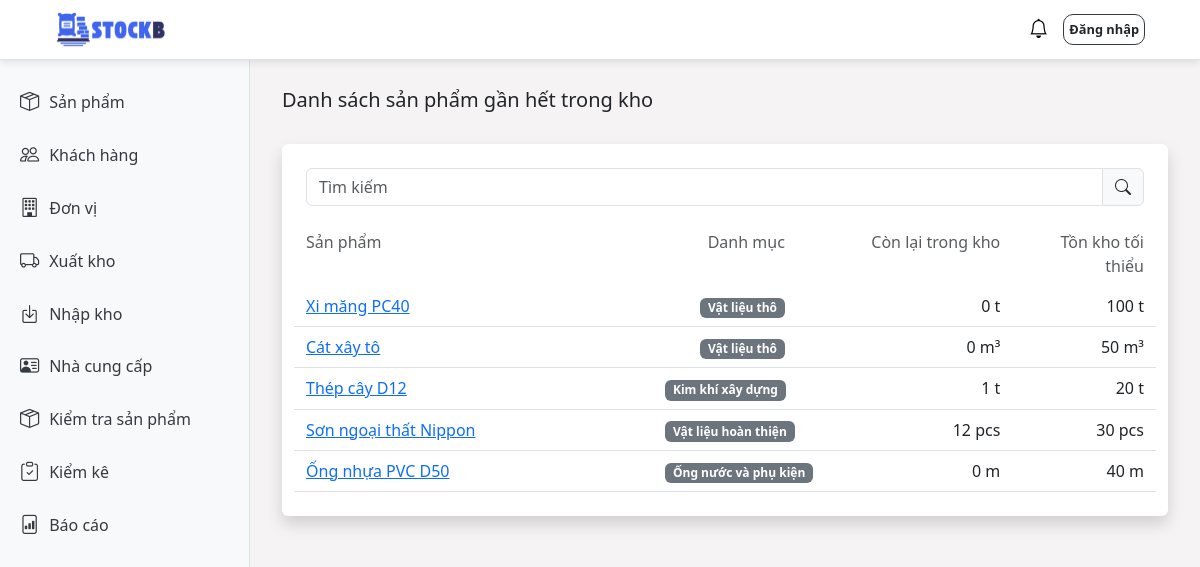
Before: /check/low-stock with the older database file.
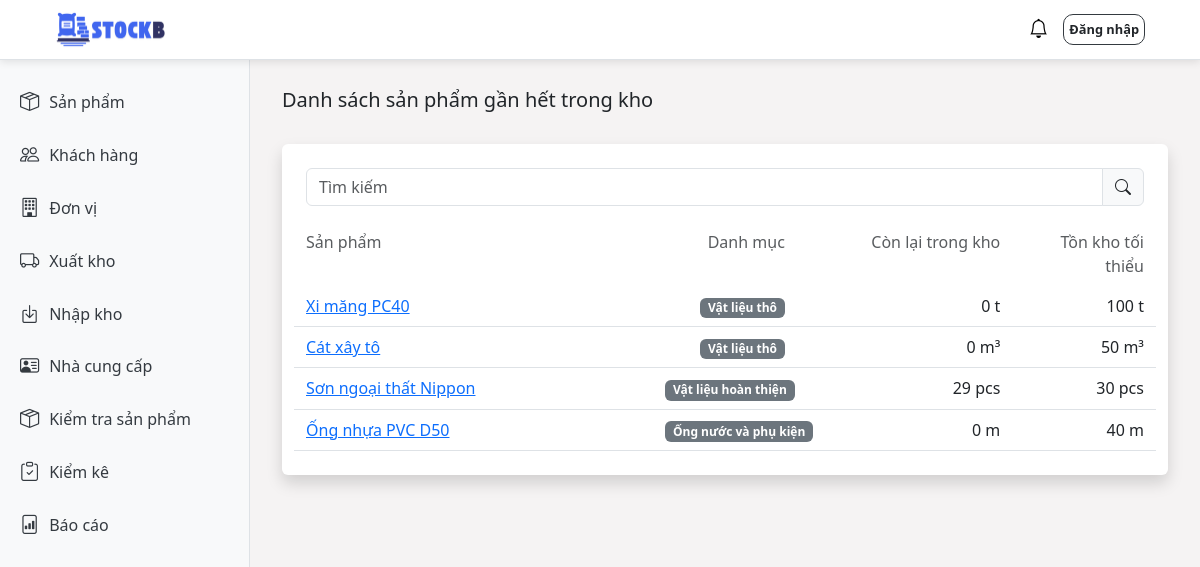
After: the same page with the newer database file.
### stockb/models.py (models this page shows, shortened)
class Product(models.Model):
    product_name = models.CharField(max_length=100)
    description = models.TextField(blank=True)
    purchase_price = models.DecimalField(max_digits=10, decimal_places=0)
    selling_price = models.DecimalField(max_digits=10, decimal_places=0)
    minimum_stock = models.IntegerField(default=0)
    inspection_time = models.IntegerField(default=0)
    category = models.ForeignKey(ProductCategory, on_delete=models.CASCADE)
    unit = models.ForeignKey(Unit, on_delete=models.CASCADE)
    supplier = models.ForeignKey(Supplier, on_delete=models.CASCADE)
    created_at = models.DateTimeField(auto_now_add=True)
    updated_at = models.DateTimeField(auto_now=True)

class ProductCategory(models.Model):
    category_name = models.CharField(max_length=100)
    description = models.TextField(
        blank=True,
        null=True
    )
    created_at = models.DateTimeField(auto_now_add=True)
    updated_at = models.DateTimeField(auto_now=True)

class Unit(models.Model):
    unit_name = models.CharField(max_length=50)
    unit_symbol = models.CharField(max_length=10)
    created_at = models.DateTimeField(auto_now_add=True)
    updated_at = models.DateTimeField(auto_now=True)

### stockb/views/check_views.py (the view)
# urls.py: path('check/low-stock', check_views.low_stock_list_view, name='low_stock_list'),
def low_stock_list_view(request):
    low_stock_products = []
    products = Product.objects.all().prefetch_related('product_details').select_related('category', 'unit')
    for product in products:
        total_quantity = product.product_details.aggregate(total=Sum('remaining_quantity'))['total'] or 0
        if total_quantity <= product.minimum_stock:
            low_stock_products.append({
                'product': product,
                'total_quantity': total_quantity,
                'minimum_stock': product.minimum_stock,
            })
    context = {
        "title": "Hàng gần hết trong kho",
        "low_stock_products": low_stock_products,
    }
    return render(request, 'check/low_stock_list.html', context)

### stockb/context_processors.py (called while the page is built)
def notifications(request):
    return {
        'notifications': Notification.objects.all()[:50]
    }

### stockb/templates/check/low_stock_list.html (shortened to what this page needs)
{% extends 'base.html' %}
{% block content %}
    <div class="d-flex justify-content-between align-items-center mb-4">
        <h5>Danh sách sản phẩm gần hết trong kho</h5>
    </div>
    <div class="container bg-white p-4 rounded shadow">
        <form method="get" class="input-group mb-4">
            <input type="text" name="q" class="form-control" placeholder="Tìm kiếm" value="{{ search_query }}">
            <button type="submit" class="input-group-text"><i class="bi bi-search"></i></button>
        </form>
        <div class="row mb-2 text-muted">
            <div class="col-5">Sản phẩm</div>
            <div class="col-2 text-end">Danh mục</div>
            <div class="col-3 text-end">Còn lại trong kho</div>
            <div class="col-2 text-end">Tồn kho tối thiểu</div>
        </div>
        {% for item in low_stock_products %}
        <div class="row py-2 border-bottom align-items-center">
            <a href="/product/{{ item.product.id }}" class="col-5">
                {{ item.product.product_name }}
            </a>
            <div class="col-2 text-end">
                <span class="badge bg-secondary">{{ item.product.category.category_name }}</span>
            </div>
            <div class="col-3 text-end">
                <span>{{ item.total_quantity }} {{ item.product.unit.unit_symbol }}</span>
            </div>
            <div class="col-2 text-end">
                <span>{{ item.minimum_stock }} {{ item.product.unit.unit_symbol }}</span>
            </div>
        </div>
        {% empty %}
        <div class="row py-2">
            <div class="col-12 text-center text-muted">
                Không có sản phẩm nào gần hết trong kho.
            </div>
        </div>
        {% endfor %}
    </div>
{% endblock %}

Changed rows visible on the page:
no longer on this page (row edited): Product: product.product_name "Thép cây D12", product.category.category_name "Kim khí xây dựng", total_quantity "1", product.unit.unit_symbol "t", minimum_stock "20"
changed Product "Sơn ngoại thất Nippon": total_quantity "12" → "29"
